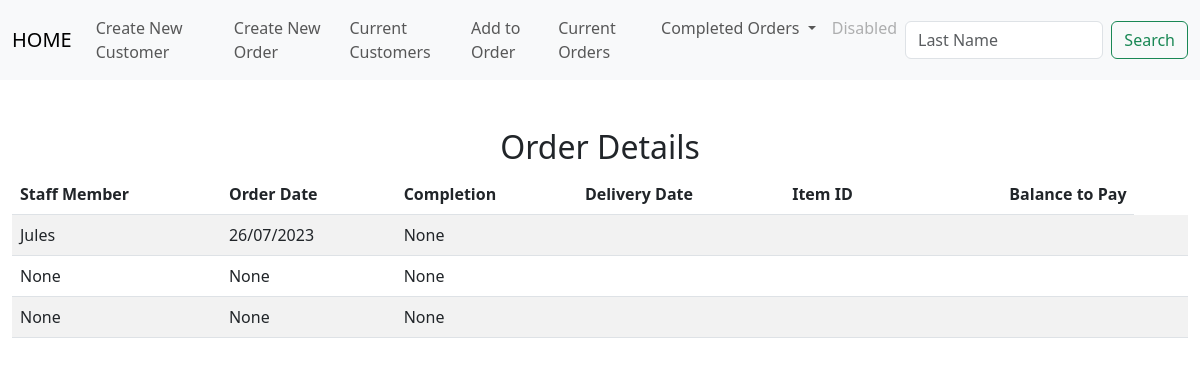
The app's page /list_of_orders, older data.
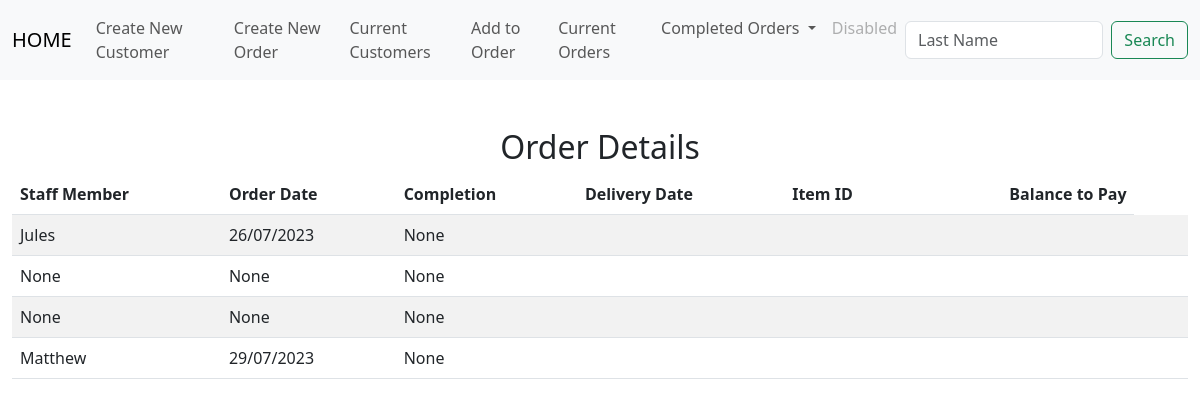
The same page, newer data.
### tables this page shows
CREATE TABLE orders(cust_id INTEGER, item_id INTEGER, staff_member TEXT, order_date DATETIME, customer_last_name TEXT, completion TEXT, delivery_date DATETIME, colour_finishTEXT, width INTEGER, depth INTEGER, height INTEGER, extra_details TEXT, selling_price DECIMAL, del_col_take TEXT );

### app.py (the view)
@app.route("/list_of_orders", methods=["GET", "POST"])
def list_of_orders():
    if request.method == "POST":
        return render_template("list_of_orders.html")
    if request.method == "GET":
        ord_detail = db.execute("SELECT * FROM orders;")
        return render_template("list_of_orders.html", ord_detail = ord_detail)

### app.py (called while the page is built)
@app.after_request
def after_request(response):
    response.headers["Cache-Control"] = "no-cache, no-store, must-revalidate"
    response.headers["Expires"] = 0
    response.headers["Pragma"] = "no-cache"
    return response

### templates/list_of_orders.html (shortened to what this page needs)
{% extends "layout.html" %}
{% block main %}
<div class="section">
    <h2>Order Details</h2>
    <table class="table table-striped">
        <thead>
            <tr>
                <th class="text-start">Staff Member</th>
                <th class="text-start">Order Date</th>
                <th class="text-start">Completion</th>
                <th class="text-start">Delivery Date</th>
                <th class="text-start">Item ID</th>
                <th class="text-end">Balance to Pay</th>
            </tr>
        </thead>
        <tbody>
            {% for row in ord_detail %}
            <tr>
                <td class="text-start">{{ row["staff_member"] }}</td>
                <td class="text-start">{{ row["order_date"] }}</td>
                <td class="text-start">{{ row["completion"] }}</td>
                <td class="text-start">{{ row["delivery date"] }}</td>
                <td class="text-start">{{ row["address_2"] }}</td>
                <td class="text-start">{{ row["address_3"] }}</td>
                <td class="text-start">{{ row["postcode"] }}</td>
                <td></td>
                </tr>
            {% endfor %}
        </tbody>
    </div>
{% endblock %}

### templates/layout.html (shortened to what this page needs)
<!doctype html>
<html lang="en">
  <head>
    <link href="https://cdn.jsdelivr.net/npm/bootstrap@5.3.0/dist/css/bootstrap.min.css" rel="stylesheet">
  </head>
  <body>
    <nav class="navbar navbar-expand-lg bg-body-tertiary">
        <div class="container-fluid">
          <a class="navbar-brand" href="/">HOME</a>
            <div class="collapse navbar-collapse" id="navbarSupportedContent">
                <ul class="navbar-nav me-auto mb-2 mb-lg-0">
                <li class="nav-item">
                    <li class="nav-item"><a class="nav-link" href="/new_customer">Create New Customer</a></li>
                    <li class="nav-item"><a class="nav-link" href="/customer_order">Create New Order</a></li>
                </li>
                <li class="nav-item">
                    <a class="nav-link" href="/list_of_customers">Current Customers</a>
                    <li class="nav-item"><a class="nav-link" href="/search">Add to Order</a></li>
                    <a class="nav-link" href="/list_of_orders">Current Orders</a>
                </li>
                <li class="nav-item dropdown">
                    <a class="nav-link dropdown-toggle" href="#" role="button" data-bs-toggle="dropdown" aria-expanded="false">
                    Completed Orders
                    </a>
                </li>
                <li class="nav-item">
                    <a class="nav-link disabled">Disabled</a>
                </li>
                </ul>
                <form class="d-flex" role="search">
                <input class="form-control me-2" type="search" placeholder="Last Name" aria-label="Search">
                <button class="btn btn-outline-success" type="submit">Search</button>
                </form>
            </div>
            </div>
        </nav>
      <main class="container-fluid py-5 text-center">
        {% block main %}{% endblock %}
      </main>
  </body>

Row changes from the older to the newer data that the page shows:
added orders: staff_member "Matthew", order_date "29/07/2023", completion "None"
